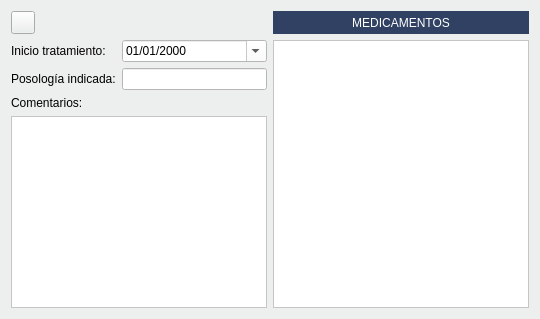
        <widget class="QWidget" name="tab_3">
         <property name="styleSheet">
          <string notr="true">background-color: #ecefed;</string>
         </property>
         <attribute name="title">
          <string>H. Farmacologico</string>
         </attribute>
         <layout class="QGridLayout" name="gridLayout_27">
          <item row="1" column="2" rowspan="2">
           <widget class="QTableView" name="listaHistorialFarmacologicoTotal">
            <property name="maximumSize">
             <size>
              <width>300</width>
              <height>16777215</height>
             </size>
            </property>
            <property name="styleSheet">
             <string notr="true">background-color: rgb(255, 255, 255);</string>
            </property>
           </widget>
          </item>
          <item row="1" column="1" rowspan="2">
           <layout class="QGridLayout" name="gridLayout_28">
            <item row="0" column="1">
             <widget class="QDateEdit" name="cboFechaInicioTratamiento_pestana_H_Farmacologico">
              <property name="styleSheet">
               <string notr="true">background-color: rgb(255, 255, 255);</string>
              </property>
              <property name="displayFormat">
               <string>dd/MM/yyyy</string>
              </property>
              <property name="calendarPopup">
               <bool>true</bool>
              </property>
             </widget>
            </item>
            <item row="1" column="1">
             <widget class="QLineEdit" name="txtPosologiaIndicada_PestanaHFarmacologico">
              <property name="styleSheet">
               <string notr="true">background-color: rgb(255, 255, 255);</string>
              </property>
             </widget>
            </item>
            <item row="3" column="0" colspan="2">
             <widget class="QTextEdit" name="txtComentariosFarmaco_PestanaHFarmacologia">
              <property name="styleSheet">
               <string notr="true">background-color: rgb(255, 255, 255);</string>
              </property>
             </widget>
            </item>
            <item row="0" column="0">
             <widget class="QLabel" name="label_45">
              <property name="text">
               <string>Inicio tratamiento:</string>
              </property>
             </widget>
            </item>
            <item row="1" column="0">
             <widget class="QLabel" name="label_46">
              <property name="text">
               <string>Posología indicada:</string>
              </property>
             </widget>
            </item>
            <item row="2" column="0">
             <widget class="QLabel" name="label_47">
              <property name="maximumSize">
               <size>
                <width>16777215</width>
                <height>15</height>
               </size>
              </property>
              <property name="text">
               <string>Comentarios:</string>
              </property>
             </widget>
            </item>
           </layout>
          </item>
          <item row="0" column="2">
           <widget class="QLabel" name="label_48">
            <property name="maximumSize">
             <size>
              <width>300</width>
              <height>27</height>
             </size>
            </property>
            <property name="styleSheet">
             <string notr="true">background: #304163;
color: rgb(255,255,255);</string>
            </property>
            <property name="text">
             <string>MEDICAMENTOS</string>
            </property>
            <property name="alignment">
             <set>Qt::AlignCenter</set>
            </property>
           </widget>
          </item>
          <item row="0" column="1">
           <widget class="QToolButton" name="btnVerFarmaco_PestanaHFarmacologia">
            <property name="toolTip">
             <string>&lt;html&gt;&lt;head/&gt;&lt;body&gt;&lt;p&gt;Documentación Fármaco&lt;/p&gt;&lt;/body&gt;&lt;/html&gt;</string>
            </property>
            <property name="text">
             <string/>
            </property>
            <property name="icon">
             <iconset resource="../maya.qrc">
              <normaloff>:/Icons/PNG/Pills.png</normaloff>:/Icons/PNG/Pills.png</iconset>
            </property>
           </widget>
          </item>
         </layout>
        </widget>
